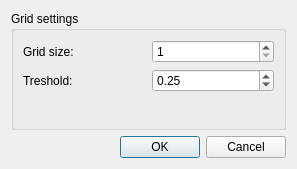
<?xml version="1.0" encoding="UTF-8"?>
<ui version="4.0">
 <class>AverageGrid</class>
 <widget class="QDialog" name="AverageGrid">
  <property name="geometry">
   <rect>
    <x>0</x>
    <y>0</y>
    <width>297</width>
    <height>169</height>
   </rect>
  </property>
  <property name="windowTitle">
   <string>Averaging</string>
  </property>
  <layout class="QVBoxLayout" name="verticalLayout_2">
   <item>
    <widget class="QGroupBox" name="groupBox">
     <property name="title">
      <string>Grid settings</string>
     </property>
     <layout class="QHBoxLayout" name="horizontalLayout_2">
      <item>
       <layout class="QVBoxLayout" name="verticalLayout">
        <item>
         <layout class="QHBoxLayout" name="horizontalLayout">
          <item>
           <widget class="QLabel" name="label">
            <property name="text">
             <string>Grid size:</string>
            </property>
           </widget>
          </item>
          <item>
           <widget class="QSpinBox" name="gridSize">
            <property name="minimum">
             <number>1</number>
            </property>
            <property name="maximum">
             <number>1000000</number>
            </property>
           </widget>
          </item>
         </layout>
        </item>
        <item>
         <layout class="QHBoxLayout" name="horizontalLayout_3">
          <item>
           <widget class="QLabel" name="label_2">
            <property name="text">
             <string>Treshold:</string>
            </property>
           </widget>
          </item>
          <item>
           <widget class="QDoubleSpinBox" name="weigthLimit">
            <property name="maximum">
             <double>1.000000000000000</double>
            </property>
            <property name="singleStep">
             <double>0.010000000000000</double>
            </property>
            <property name="value">
             <double>0.250000000000000</double>
            </property>
           </widget>
          </item>
         </layout>
        </item>
        <item>
         <spacer name="verticalSpacer">
          <property name="orientation">
           <enum>Qt::Vertical</enum>
          </property>
          <property name="sizeHint" stdset="0">
           <size>
            <width>20</width>
            <height>40</height>
           </size>
          </property>
         </spacer>
        </item>
       </layout>
      </item>
     </layout>
    </widget>
   </item>
   <item>
    <widget class="QDialogButtonBox" name="buttonBox">
     <property name="orientation">
      <enum>Qt::Horizontal</enum>
     </property>
     <property name="standardButtons">
      <set>QDialogButtonBox::Cancel|QDialogButtonBox::Ok</set>
     </property>
    </widget>
   </item>
  </layout>
 </widget>
 <resources/>
 <connections>
  <connection>
   <sender>buttonBox</sender>
   <signal>accepted()</signal>
   <receiver>AverageGrid</receiver>
   <slot>accept()</slot>
   <hints>
    <hint type="sourcelabel">
     <x>248</x>
     <y>254</y>
    </hint>
    <hint type="destinationlabel">
     <x>157</x>
     <y>274</y>
    </hint>
   </hints>
  </connection>
  <connection>
   <sender>buttonBox</sender>
   <signal>rejected()</signal>
   <receiver>AverageGrid</receiver>
   <slot>reject()</slot>
   <hints>
    <hint type="sourcelabel">
     <x>316</x>
     <y>260</y>
    </hint>
    <hint type="destinationlabel">
     <x>286</x>
     <y>274</y>
    </hint>
   </hints>
  </connection>
 </connections>
</ui>
